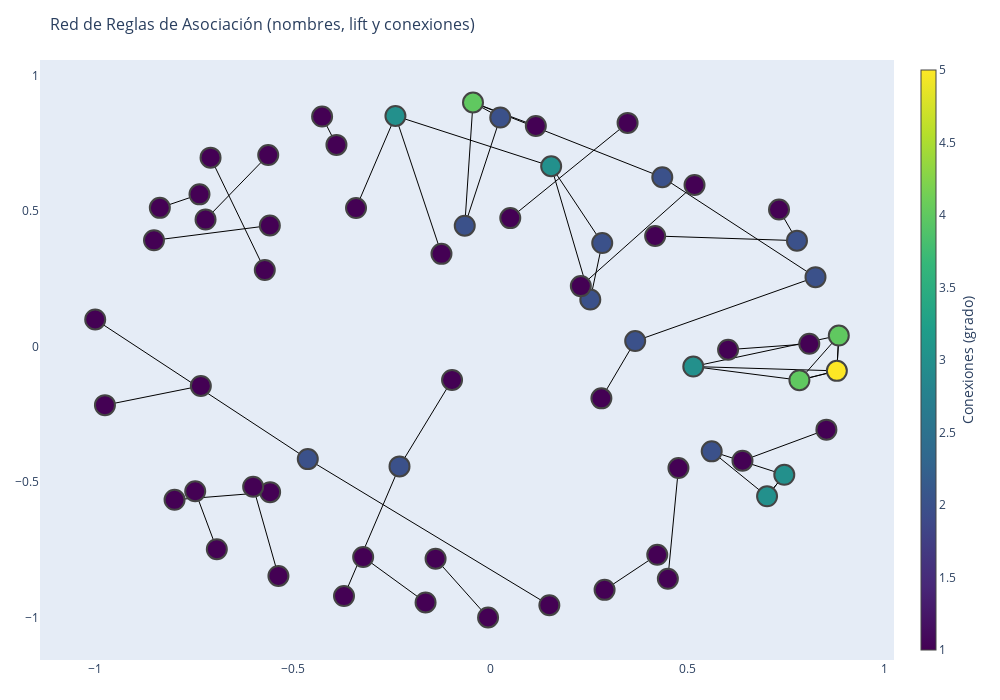

The code cell stored with this chart in its notebook:
### Code cell
# top reglas
top_rules = rules.sort_values(by='lift', ascending=False).head(50)

# grafo
G = nx.DiGraph()
edge_labels = {}

for _, row in top_rules.iterrows():
    for antecedent in row['antecedents_name']:
        for consequent in row['consequents_name']:
            G.add_edge(antecedent, consequent, weight=row['lift'])
            edge_labels[(antecedent, consequent)] = f"Lift: {row['lift']:.2f} | Confianza: {row['confidence']:.2f}"

#layout de nodos
pos = nx.spring_layout(G, k=2.5, iterations=100, seed=425)

Xn = [pos[k][0] for k in G.nodes()]
Yn = [pos[k][1] for k in G.nodes()]
labels = list(G.nodes())

# Conexiones (grado total)
node_degrees = [G.degree(n) for n in G.nodes()]
node_hovertext = [
    f"{label}<br>Conexiones: {deg}" for label, deg in zip(labels, node_degrees)
]

# aristas
Xe, Ye, edge_text = [], [], []
for e in G.edges(data=True):
    x0, y0 = pos[e[0]]
    x1, y1 = pos[e[1]]
    Xe += [x0, x1, None]
    Ye += [y0, y1, None]
    edge_text.append(f"{e[0]} ⇒ {e[1]}<br>Lift: {e[2]['weight']:.2f}")

#trazos de aristas
edge_trace = go.Scatter(
    x=Xe, y=Ye,
    mode='lines',
    line=dict(color='black', width=1),
    hoverinfo='text',
    text=edge_text
)

# trazos de nodos
node_trace = go.Scatter(
    x=Xn,
    y=Yn,
    mode='markers',
    marker=dict(
        size=20,
        color=node_degrees,
        colorscale='Viridis',
        colorbar=dict(
            thickness=15,
            title='Conexiones (grado)',
            xanchor='left',
            titleside='right'
        ),
        line_width=2
    ),
    text=node_hovertext,
    hoverinfo='text'
)

# layout final
fig = go.Figure(data=[edge_trace, node_trace],
                layout=go.Layout(
                    title='Red de Reglas de Asociación (nombres, lift y conexiones)',
                    titlefont_size=16,
                    width=1000,
                    height=700, 
                    showlegend=False,
                    hovermode='closest',
                    margin=dict(b=40, l=40, r=40, t=60),
                    xaxis=dict(showgrid=False, zeroline=False),
                    yaxis=dict(showgrid=False, zeroline=False)
                ))

# exportar
fig.show()
fig.write_html("red_reglas_asociacion.html")

### Figure 1 — Plotly figure (JSON) as saved in the notebook; plotly's stock layout.template omitted (floating-point values rounded to 4 significant figures; data arrays with more than 128 entries replaced by an {"elided": "..."} marker saying what was removed)
{"data": [{"hoverinfo": "text", "line": {"color": "black", "width": 1}, "mode": "lines", "text": ["Proteina liquida Bénet Vainilla Banano 250 ml ⇒ Proteina liquida Bénet Frutos Rojos 250 ml<br>Lift: 153.01", "Proteina liquida Bénet Frutos Rojos 250 ml ⇒ Proteina liquida Bénet Vainilla Banano 250 ml<br>Lift: 125.31", "Proteina Liquida  Bénet Café Cappuccino 250 ml ⇒ Proteina liquida Bénet Frutos Rojos 250 ml<br>Lift: 100.53", "Proteina Liquida  Bénet Café Cappuccino 250 ml ⇒ Proteina liquida Bénet Vainilla Banano 250 ml<br>Lift: 90.18", "Pasta Doria Spaghetti Chorizo 250 gr ⇒ Pasta Doria Spaghetti Pollo Asado 250 gr<br>Lift: 128.81", "Galletas Festival Fresa 12 paquetes por 6 galletas 600 gr ⇒ Galletas Festival Vainilla x 12 paquetes x 6 galletas 600 gr<br>Lift: 79.57", "Galletas Festival Fresa 12 paquetes por 6 galletas 600 gr ⇒ Galletas Festival Chocolate x 12 paquetes x 6 galletas 600 gr<br>Lift: 44.12", "Galletas Festival Fresa 12 paquetes por 6 galletas 600 gr ⇒ Galletas Festival Limón x 12 paquetes x 6 galletas 600 gr<br>Lift: 45.30", "Galletas Festival Vainilla x 12 paquetes x 6 galletas 600 gr ⇒ Galletas Festival Chocolate x 12 paquetes x 6 galletas 600 gr<br>Lift: 45.86", "Galletas Festival Vainilla x 12 paquetes x 6 galletas 600 gr ⇒ Galletas Festival Limón x 12 paquetes x 6 galletas 600 gr<br>Lift: 46.00", "Galletas Festival Limón x 12 paquetes x 6 galletas 600 gr ⇒ Galletas Festival Vainilla x 12 paquetes x 6 galletas 600 gr<br>Lift: 98.73", "Galletas Festival Limón x 12 paquetes x 6 galletas 600 gr ⇒ Galletas Festival Chocolate x 12 paquetes x 6 galletas 600 gr<br>Lift: 32.92", "Galletas Festival Chocolate x 12 paquetes x 6 galletas 600 gr ⇒ Galletas Festival Vainilla x 12 paquetes x 6 galletas 600 gr<br>Lift: 96.83", "Jumbo Maní x 12 unidades 1080 gr ⇒ Jumbo Maní x 24 unidades 840 gr<br>Lift: 95.35", "Jumbo Maní x 24 unidades 840 gr ⇒ Chocolatina Jet Leche Plegadiza x 50 unidades<br>Lift: 35.94", "Maní La Especial Mezcla con Arándanos x 40 gr Display x 24 unidades ⇒ Maní La Especial Mezcla de Nueces x 40 gr Display x 24 unidades<br>Lift: 83.46", "Cobertura SCH Cordillera Dulce 1000 gr ⇒ Cobertura SCH Cordillera Blanca 1000 gr<br>Lift: 80.50", "Cappuccino Colcafé  Mocca x 6 unidades 108 gr ⇒ Cappuccino Colcafé  Avellana x 6 unidades 108 gr<br>Lift: 66.38", "Pasabocas Tosh Pistacho Doypack 80 gr ⇒ Pasabocas Tosh Marañon Doypack 80 gr<br>Lift: 61.89", "Capsulas Matiz Escarlata Centto 70 gr ⇒ Capsulas Matiz Ambar Centto 80 gr<br>Lift: 40.27", "Capsulas Matiz Ambar Centto 80 gr ⇒ Cápsulas Colcafé Cappuccino Vainilla Centto 115 gr<br>Lift: 36.03", "Capsulas Matiz Ébano Centto 80 gr ⇒ Capsulas Matiz Ambar Centto 80 gr<br>Lift: 49.11", "Capsulas Matiz Ébano Centto 80 gr ⇒ Capsulas Matiz Escarlata Centto 70 gr<br>Lift: 46.20", "Golosina Jet Wafer Cuadritos Blancos Bandejas x 12 unidades 168 gr ⇒ Golosina Jet Wafer Cuadritos sabor a Vainilla Bandejas x 12 unidades 168 gr<br>Lift: 55.69", "Cobertura Cordillera 30% 1000 gr ⇒ Chunks Cordillera 47% 1000 gr<br>Lift: 53.61", "Chips de Chocolate Blancos Cordillera 1000 gr ⇒ Chunks Cordillera 47% 1000 gr<br>Lift: 53.61", "Chips de Chocolate Blancos Cordillera 1000 gr ⇒ Perlas Chocoleche Cordillera 500 gr<br>Lift: 47.65", "Chips de Colores Cordillera 500 gr ⇒ Gragea Chocolate Cordillera Colores 500 gr<br>Lift: 51.41", "Chips de Colores Cordillera 500 gr ⇒ Perlas Chocoleche Cordillera 500 gr<br>Lift: 33.96", "Gragea Chocolate Cordillera Colores 500 gr ⇒ Perlas Chocoleche Cordillera 500 gr<br>Lift: 40.92", "Cápsulas Blandas Multivitaminas  Benét Hombre 30 unidades ⇒ Cápsulas Blandas Multivitaminas  Benét Mujer 30 unidades<br>Lift: 51.15", "Cafe Sello Rojo sabor a Mocca 120 gr ⇒ Cafe Sello Rojo sabor a Vainilla 120 gr<br>Lift: 50.94", "Chips de chocolate Cordillera Semiamargos 1000 gr ⇒ Perlas Chocoleche Cordillera 500 gr<br>Lift: 49.91", "Galletas Tosh Wafer Kiwi x 6 unidades 162 gr ⇒ Galletas Tosh Wafer Coco x 6 unidades 162 gr<br>Lift: 49.75", "Galletas Tosh Wafer Fresa-Acaí x 6 unidades 162 gr ⇒ Galletas Tosh Wafer Coco x 6 unidades 162 gr<br>Lift: 49.75", "Cobertura masa glasé Corona Leche 500 gr ⇒ Cobertura masa glasé Corona Blanca 500 gr<br>Lift: 49.53", "Pasabocas Chips de Maiz Tosh Queso Multiempaque x 6 unidades 120 gr ⇒ Pasabocas Chips de Maiz Tosh Caramelo Multiempaque x 6 unidades 120 gr<br>Lift: 48.54", "Pasta Doria Macarrón 200 gr ⇒ Pasta Doria Concha 200 gr<br>Lift: 45.55", "Café Colcafé Sabor Caramelo 50 gr ⇒ Café Colcafé Sabor vainilla 50 gr<br>Lift: 40.56", "Jumbo Flow x 10 unidades 180 gr ⇒ Jumbo Flow Blanca x 10 unidades 180 gr<br>Lift: 40.52", "Galleta Saltín Noel Queso Mantequilla 338 gr ⇒ Galletas Saltín Ducales Infaltables 7 Tacos 714 gr<br>Lift: 40.25", "Cobertura Cordillera 37% 1000 gr ⇒ Cobertura Cordillera 30% 1000 gr<br>Lift: 40.11", "Papas Kryzpo Col Pollo 130 gr ⇒ Papas Kryzpo Col Crema Cebolla 130 gr<br>Lift: 38.76", "Papas Kryzpo Col Pollo 130 gr ⇒ Papas Kryzpo Col Limón 130 gr<br>Lift: 33.24", "Capsulas Colcafe Chai Latte Centto 110 gr ⇒ Cápsulas Colcafé Cappuccino Vainilla Centto 115 gr<br>Lift: 34.61", "Cápsulas Colcafé Cappuccino Clasico Centto 115 gr ⇒ Cápsulas Colcafé Cappuccino Vainilla Centto 115 gr<br>Lift: 37.96", "Pasabocas Kibo Lenteja Sal Marina 112 gr ⇒ Pasabocas Kibo lenteja Queso Rost 112 gr<br>Lift: 37.43", "Pasta Doria Macarrón 250 gr ⇒ Pasta Doria Tornillo 250 gr<br>Lift: 37.13", "Aromatica Tosh Bienestar Calma 20 unidades ⇒ Aromatica Tosh Jengibre, Manzanilla y Limón 20 unidades<br>Lift: 36.86"], "type": "scatter", "x": {"elided": "147 float values"}, "y": {"elided": "147 float values"}}, {"hoverinfo": "text", "marker": {"color": [3, 3, 2, 1, 1, 3, 5, 4, 4, 1, 2, 1, 1, 1, 1, 1, 1, 1, 1, 2, 3, 2, 1, 1, 2, 2, 2, 2, 2, 1, 1, 1, 1, 4, 1, 1, 2, 1, 1, 1, 1, 1, 1, 1, 1, 1, 1, 1, 1, 1, 1, 2, 1, 1, 3, 1, 1, 1, 1, 1, 1, 1, 1, 1], "colorbar": {"thickness": 15, "title": {"side": "right", "text": "Conexiones (grado)"}, "xanchor": "left"}, "colorscale": [[0, "#440154"], [0.1111, "#482878"], [0.2222, "#3e4989"], [0.3333, "#31688e"], [0.4444, "#26828e"], [0.5556, "#1f9e89"], [0.6667, "#35b779"], [0.7778, "#6ece58"], [0.8889, "#b5de2b"], [1, "#fde725"]], "line": {"width": 2}, "size": 20}, "mode": "markers", "text": ["Proteina liquida Bénet Vainilla Banano 250 ml<br>Conexiones: 3", "Proteina liquida Bénet Frutos Rojos 250 ml<br>Conexiones: 3", "Proteina Liquida  Bénet Café Cappuccino 250 ml<br>Conexiones: 2", "Pasta Doria Spaghetti Chorizo 250 gr<br>Conexiones: 1", "Pasta Doria Spaghetti Pollo Asado 250 gr<br>Conexiones: 1", "Galletas Festival Fresa 12 paquetes por 6 galletas 600 gr<br>Conexiones: 3", "Galletas Festival Vainilla x 12 paquetes x 6 galletas 600 gr<br>Conexiones: 5", "Galletas Festival Limón x 12 paquetes x 6 galletas 600 gr<br>Conexiones: 4", "Galletas Festival Chocolate x 12 paquetes x 6 galletas 600 gr<br>Conexiones: 4", "Jumbo Maní x 12 unidades 1080 gr<br>Conexiones: 1", "Jumbo Maní x 24 unidades 840 gr<br>Conexiones: 2", "Maní La Especial Mezcla con Arándanos x 40 gr Display x 24 unidades<br>Conexiones: 1", "Maní La Especial Mezcla de Nueces x 40 gr Display x 24 unidades<br>Conexiones: 1", "Cobertura SCH Cordillera Dulce 1000 gr<br>Conexiones: 1", "Cobertura SCH Cordillera Blanca 1000 gr<br>Conexiones: 1", "Cappuccino Colcafé  Mocca x 6 unidades 108 gr<br>Conexiones: 1", "Cappuccino Colcafé  Avellana x 6 unidades 108 gr<br>Conexiones: 1", "Pasabocas Tosh Pistacho Doypack 80 gr<br>Conexiones: 1", "Pasabocas Tosh Marañon Doypack 80 gr<br>Conexiones: 1", "Capsulas Matiz Escarlata Centto 70 gr<br>Conexiones: 2", "Capsulas Matiz Ambar Centto 80 gr<br>Conexiones: 3", "Capsulas Matiz Ébano Centto 80 gr<br>Conexiones: 2", "Golosina Jet Wafer Cuadritos Blancos Bandejas x 12 unidades 168 gr<br>Conexiones: 1", "Golosina Jet Wafer Cuadritos sabor a Vainilla Bandejas x 12 unidades 168 gr<br>Conexiones: 1", "Cobertura Cordillera 30% 1000 gr<br>Conexiones: 2", "Chunks Cordillera 47% 1000 gr<br>Conexiones: 2", "Chips de Chocolate Blancos Cordillera 1000 gr<br>Conexiones: 2", "Chips de Colores Cordillera 500 gr<br>Conexiones: 2", "Gragea Chocolate Cordillera Colores 500 gr<br>Conexiones: 2", "Cápsulas Blandas Multivitaminas  Benét Hombre 30 unidades<br>Conexiones: 1", "Cápsulas Blandas Multivitaminas  Benét Mujer 30 unidades<br>Conexiones: 1", "Cafe Sello Rojo sabor a Mocca 120 gr<br>Conexiones: 1", "Cafe Sello Rojo sabor a Vainilla 120 gr<br>Conexiones: 1", "Perlas Chocoleche Cordillera 500 gr<br>Conexiones: 4", "Chips de chocolate Cordillera Semiamargos 1000 gr<br>Conexiones: 1", "Galletas Tosh Wafer Kiwi x 6 unidades 162 gr<br>Conexiones: 1", "Galletas Tosh Wafer Coco x 6 unidades 162 gr<br>Conexiones: 2", "Galletas Tosh Wafer Fresa-Acaí x 6 unidades 162 gr<br>Conexiones: 1", "Cobertura masa glasé Corona Leche 500 gr<br>Conexiones: 1", "Cobertura masa glasé Corona Blanca 500 gr<br>Conexiones: 1", "Pasabocas Chips de Maiz Tosh Queso Multiempaque x 6 unidades 120 gr<br>Conexiones: 1", "Pasabocas Chips de Maiz Tosh Caramelo Multiempaque x 6 unidades 120 gr<br>Conexiones: 1", "Pasta Doria Macarrón 200 gr<br>Conexiones: 1", "Pasta Doria Concha 200 gr<br>Conexiones: 1", "Café Colcafé Sabor Caramelo 50 gr<br>Conexiones: 1", "Café Colcafé Sabor vainilla 50 gr<br>Conexiones: 1", "Jumbo Flow x 10 unidades 180 gr<br>Conexiones: 1", "Jumbo Flow Blanca x 10 unidades 180 gr<br>Conexiones: 1", "Galleta Saltín Noel Queso Mantequilla 338 gr<br>Conexiones: 1", "Galletas Saltín Ducales Infaltables 7 Tacos 714 gr<br>Conexiones: 1", "Cobertura Cordillera 37% 1000 gr<br>Conexiones: 1", "Papas Kryzpo Col Pollo 130 gr<br>Conexiones: 2", "Papas Kryzpo Col Crema Cebolla 130 gr<br>Conexiones: 1", "Capsulas Colcafe Chai Latte Centto 110 gr<br>Conexiones: 1", "Cápsulas Colcafé Cappuccino Vainilla Centto 115 gr<br>Conexiones: 3", "Cápsulas Colcafé Cappuccino Clasico Centto 115 gr<br>Conexiones: 1", "Pasabocas Kibo Lenteja Sal Marina 112 gr<br>Conexiones: 1", "Pasabocas Kibo lenteja Queso Rost 112 gr<br>Conexiones: 1", "Pasta Doria Macarrón 250 gr<br>Conexiones: 1", "Pasta Doria Tornillo 250 gr<br>Conexiones: 1", "Aromatica Tosh Bienestar Calma 20 unidades<br>Conexiones: 1", "Aromatica Tosh Jengibre, Manzanilla y Limón 20 unidades<br>Conexiones: 1", "Chocolatina Jet Leche Plegadiza x 50 unidades<br>Conexiones: 1", "Papas Kryzpo Col Limón 130 gr<br>Conexiones: 1"], "type": "scatter", "x": [0.7017, 0.7453, 0.5615, -0.3889, -0.4253, 0.5149, 0.8785, 0.7836, 0.8834, -0.09612, -0.2292, 0.603, 0.8086, -0.7989, -0.5569, -0.5999, -0.5359, 0.6394, 0.852, 0.254, 0.1549, 0.2842, 0.05133, 0.3485, 0.3677, 0.8244, 0.4364, -0.06395, 0.02602, -0.5704, -0.7078, 0.4236, 0.2902, -0.04307, 0.1161, 0.4182, 0.7775, 0.732, -0.1378, -0.004905, -0.3213, -0.1632, -0.7205, -0.5617, -0.7358, -0.8362, -0.5576, -0.851, -0.7324, -0.9752, 0.2821, -0.4615, -0.9999, -0.1229, -0.2395, -0.3393, -0.7466, -0.6919, 0.23, 0.518, 0.4773, 0.4505, -0.3698, 0.1503], "y": [-0.5527, -0.4732, -0.3868, 0.7444, 0.8489, -0.07364, -0.08964, -0.124, 0.0408, -0.1232, -0.4422, -0.01138, 0.01019, -0.5655, -0.5373, -0.5173, -0.8466, -0.4212, -0.3066, 0.1737, 0.6656, 0.382, 0.4742, 0.8256, 0.02024, 0.2563, 0.625, 0.4462, 0.8454, 0.2824, 0.6974, -0.7687, -0.898, 0.9009, 0.8145, 0.4082, 0.3911, 0.5058, -0.783, -1, -0.7768, -0.9443, 0.4688, 0.7071, 0.5619, 0.512, 0.4469, 0.3923, -0.1452, -0.2162, -0.1911, -0.4153, 0.1001, 0.3422, 0.8514, 0.5114, -0.534, -0.7477, 0.2232, 0.5967, -0.4484, -0.8572, -0.9207, -0.9546]}], "layout": {"height": 700, "hovermode": "closest", "margin": {"b": 40, "l": 40, "r": 40, "t": 60}, "showlegend": false, "title": {"font": {"size": 16}, "text": "Red de Reglas de Asociación (nombres, lift y conexiones)"}, "width": 1000, "xaxis": {"showgrid": false, "zeroline": false}, "yaxis": {"showgrid": false, "zeroline": false}}}
